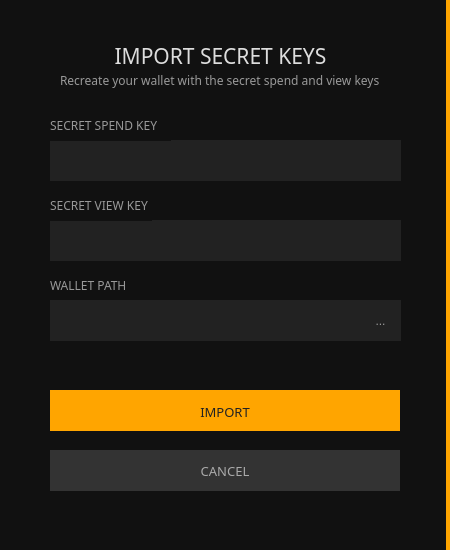
<?xml version="1.0" encoding="UTF-8"?>
<ui version="4.0">
 <class>importSecretKeys</class>
 <widget class="QDialog" name="importSecretKeys">
  <property name="geometry">
   <rect>
    <x>0</x>
    <y>0</y>
    <width>450</width>
    <height>550</height>
   </rect>
  </property>
  <property name="windowTitle">
   <string>Dialog</string>
  </property>
  <property name="styleSheet">
   <string notr="true">background-color: #1b1b1b; color: #9b8b27; border: 0px;</string>
  </property>
  <widget class="QGroupBox" name="groupBox">
   <property name="geometry">
    <rect>
     <x>0</x>
     <y>0</y>
     <width>450</width>
     <height>550</height>
    </rect>
   </property>
   <property name="styleSheet">
    <string notr="true">background-color: #111; border-right: 4px solid orange;</string>
   </property>
   <property name="title">
    <string/>
   </property>
   <widget class="QLineEdit" name="m_viewKey">
    <property name="geometry">
     <rect>
      <x>50</x>
      <y>220</y>
      <width>351</width>
      <height>41</height>
     </rect>
    </property>
    <property name="minimumSize">
     <size>
      <width>0</width>
      <height>31</height>
     </size>
    </property>
    <property name="font">
     <font>
      <family>Poppins</family>
      <pointsize>9</pointsize>
     </font>
    </property>
    <property name="styleSheet">
     <string notr="true">background-color: #222;
border-right: 0px;
color: #e5e5e5;
padding: 5px;
</string>
    </property>
   </widget>
   <widget class="QLineEdit" name="m_spendKey">
    <property name="geometry">
     <rect>
      <x>50</x>
      <y>140</y>
      <width>351</width>
      <height>41</height>
     </rect>
    </property>
    <property name="minimumSize">
     <size>
      <width>0</width>
      <height>31</height>
     </size>
    </property>
    <property name="font">
     <font>
      <family>Poppins</family>
      <pointsize>9</pointsize>
     </font>
    </property>
    <property name="styleSheet">
     <string notr="true">background-color: #222;
border-right: 0px;
color: #e5e5e5;
padding: 5px;
</string>
    </property>
   </widget>
   <widget class="QLabel" name="label">
    <property name="geometry">
     <rect>
      <x>50</x>
      <y>110</y>
      <width>121</width>
      <height>31</height>
     </rect>
    </property>
    <property name="font">
     <font>
      <family>Poppins</family>
      <pointsize>9</pointsize>
     </font>
    </property>
    <property name="styleSheet">
     <string notr="true">color: #999;
border-right: 0px;</string>
    </property>
    <property name="text">
     <string>SECRET SPEND KEY</string>
    </property>
   </widget>
   <widget class="QLabel" name="label_2">
    <property name="geometry">
     <rect>
      <x>50</x>
      <y>270</y>
      <width>91</width>
      <height>31</height>
     </rect>
    </property>
    <property name="font">
     <font>
      <family>Poppins</family>
      <pointsize>9</pointsize>
     </font>
    </property>
    <property name="styleSheet">
     <string notr="true">color: #999;
border-right: 0px;</string>
    </property>
    <property name="text">
     <string>WALLET PATH</string>
    </property>
   </widget>
   <widget class="QLabel" name="label_3">
    <property name="geometry">
     <rect>
      <x>50</x>
      <y>190</y>
      <width>102</width>
      <height>31</height>
     </rect>
    </property>
    <property name="font">
     <font>
      <family>Poppins</family>
      <pointsize>9</pointsize>
     </font>
    </property>
    <property name="styleSheet">
     <string notr="true">color: #999;
border-right: 0px;</string>
    </property>
    <property name="text">
     <string>SECRET VIEW KEY</string>
    </property>
   </widget>
   <widget class="QLineEdit" name="m_pathEdit">
    <property name="geometry">
     <rect>
      <x>50</x>
      <y>300</y>
      <width>351</width>
      <height>41</height>
     </rect>
    </property>
    <property name="minimumSize">
     <size>
      <width>0</width>
      <height>31</height>
     </size>
    </property>
    <property name="font">
     <font>
      <family>Poppins</family>
      <pointsize>9</pointsize>
     </font>
    </property>
    <property name="styleSheet">
     <string notr="true">background-color: #222;
border-right: 0px;
color: #e5e5e5;
padding: 5px;
</string>
    </property>
   </widget>
   <widget class="QToolButton" name="m_selectPathButton">
    <property name="geometry">
     <rect>
      <x>360</x>
      <y>300</y>
      <width>41</width>
      <height>41</height>
     </rect>
    </property>
    <property name="styleSheet">
     <string notr="true">background-color: #222;
border-right: 0px;
color: #999;
padding: 5px;
</string>
    </property>
    <property name="text">
     <string>...</string>
    </property>
   </widget>
   <widget class="QPushButton" name="m_cancelButton">
    <property name="geometry">
     <rect>
      <x>50</x>
      <y>450</y>
      <width>350</width>
      <height>41</height>
     </rect>
    </property>
    <property name="minimumSize">
     <size>
      <width>131</width>
      <height>31</height>
     </size>
    </property>
    <property name="font">
     <font>
      <family>Poppins</family>
      <pointsize>10</pointsize>
     </font>
    </property>
    <property name="styleSheet">
     <string notr="true">color: #aaa; background-color: #333; 
border-right: 0px;</string>
    </property>
    <property name="text">
     <string>CANCEL</string>
    </property>
   </widget>
   <widget class="QPushButton" name="m_okButton">
    <property name="geometry">
     <rect>
      <x>50</x>
      <y>390</y>
      <width>350</width>
      <height>41</height>
     </rect>
    </property>
    <property name="minimumSize">
     <size>
      <width>131</width>
      <height>31</height>
     </size>
    </property>
    <property name="font">
     <font>
      <family>Poppins</family>
      <pointsize>10</pointsize>
     </font>
    </property>
    <property name="styleSheet">
     <string notr="true">color: #222; background-color: orange; border-top: 3px solid orange;
border-right: 0px;</string>
    </property>
    <property name="text">
     <string>IMPORT</string>
    </property>
   </widget>
   <widget class="QLabel" name="label_4">
    <property name="geometry">
     <rect>
      <x>0</x>
      <y>40</y>
      <width>441</width>
      <height>31</height>
     </rect>
    </property>
    <property name="font">
     <font>
      <family>Poppins</family>
      <pointsize>16</pointsize>
     </font>
    </property>
    <property name="styleSheet">
     <string notr="true">color: #ddd;
border-right: 0px;</string>
    </property>
    <property name="text">
     <string>IMPORT SECRET KEYS</string>
    </property>
    <property name="alignment">
     <set>Qt::AlignCenter</set>
    </property>
   </widget>
   <widget class="QLabel" name="label_5">
    <property name="geometry">
     <rect>
      <x>60</x>
      <y>70</y>
      <width>341</width>
      <height>21</height>
     </rect>
    </property>
    <property name="font">
     <font>
      <family>Poppins</family>
      <pointsize>9</pointsize>
     </font>
    </property>
    <property name="styleSheet">
     <string notr="true">color: #999;
border-right: 0px;</string>
    </property>
    <property name="text">
     <string>Recreate your wallet with the secret spend and view keys</string>
    </property>
   </widget>
  </widget>
 </widget>
 <resources/>
 <connections>
  <connection>
   <sender>m_selectPathButton</sender>
   <signal>clicked()</signal>
   <receiver>importSecretKeys</receiver>
   <slot>selectPathClicked()</slot>
   <hints>
    <hint type="sourcelabel">
     <x>620</x>
     <y>54</y>
    </hint>
    <hint type="destinationlabel">
     <x>323</x>
     <y>65</y>
    </hint>
   </hints>
  </connection>
  <connection>
   <sender>m_cancelButton</sender>
   <signal>clicked()</signal>
   <receiver>importSecretKeys</receiver>
   <slot>reject()</slot>
   <hints>
    <hint type="sourcelabel">
     <x>439</x>
     <y>133</y>
    </hint>
    <hint type="destinationlabel">
     <x>324</x>
     <y>79</y>
    </hint>
   </hints>
  </connection>
  <connection>
   <sender>m_okButton</sender>
   <signal>clicked()</signal>
   <receiver>importSecretKeys</receiver>
   <slot>accept()</slot>
   <hints>
    <hint type="sourcelabel">
     <x>570</x>
     <y>133</y>
    </hint>
    <hint type="destinationlabel">
     <x>324</x>
     <y>79</y>
    </hint>
   </hints>
  </connection>
 </connections>
</ui>
